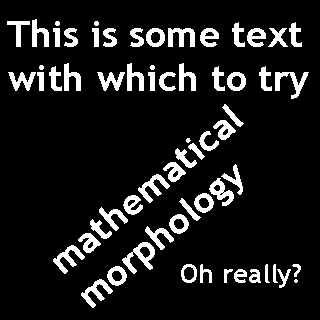
#> input picture 0102/morph_text.png, 320 x 320 px
$ python 4-2.py
#> lines starting #> are read from the running program, lines starting #| are printed output that depends on the picture; after the words box and inside, x2 and y2 are one past the last pixel; in counts of white or black regions, pixels touching at a corner belong together
from skimage import io
import numpy as np
from skimage.morphology import binary_closing as bwclose
t = io.imread('morph_text.png')
#> t: shape (320, 320) bool; 10.9% white; 63 white regions (2 under 20 px), largest, box (x1, y1, x2, y2) and area: (122, 242, 155, 274) 409, (275, 72, 309, 99) 342, (81, 279, 113, 308) 329
k = np.array([[0,0,0,0,1,1],[0,0,1,1,0,0],[1,1,0,0,0,0]])
tc = bwclose(t,k)
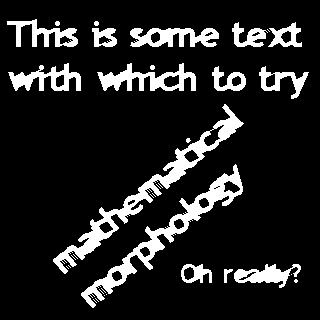
#> tc: shape (320, 320) bool; 13.3% white; 35 white regions (18 under 20 px), largest, box (x1, y1, x2, y2) and area: (53, 104, 244, 274) 3225, (81, 164, 243, 308) 2834, (97, 63, 196, 91) 1250
io.imshow(tc)
